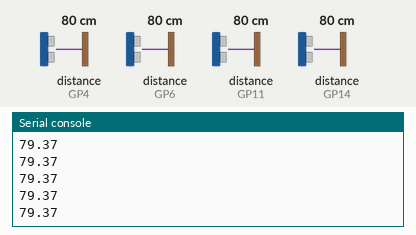
Bench run of a program on a simulated Raspberry Pi Pico running MicroPython. Shown: the last lines printed to the serial console. The inputs (shaded band) are chosen by the test bench; at power-on: distance to the obstacle (sensors on GP4, GP6, GP11, GP14) 80 cm. The echo pulse lasts 58.3 µs per cm.

Above: at 1.2 s.
1.3 s: distance to the obstacle (sensor on GP4) set to 2 cm
At 2.6 s:
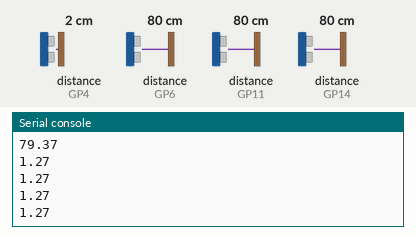
2.8 s: distance to the obstacle (sensor on GP4) set to 4 cm
At 3.5 s:
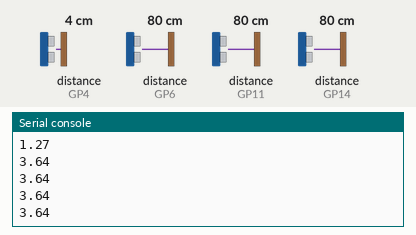
Timing chart, 0 to 5.8 s (numbered marks = the images above; inputs shaded):
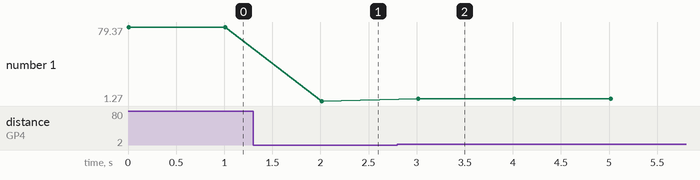

The program:

jsn.py
```python
from machine import Pin, I2C
import utime
trigger1 = Pin(5, Pin.OUT)
echo1 = Pin(4, Pin.IN)
trigger2 = Pin(7, Pin.OUT)
echo2 = Pin(6, Pin.IN)
trigger3 = Pin(10, Pin.OUT)
echo3 = Pin(11, Pin.IN)
trigger4 = Pin(13, Pin.OUT)
echo4 = Pin(14, Pin.IN)
def xd(timepassed):
    measured_time = timepassed
    distance_cm = (measured_time * 0.0343) / 2
    distance_cm = round(distance_cm,2)
    return distance_cm
while True:
    timepassed=0
    trigger1.low()
    trigger2.low()
    trigger3.low()
    trigger4.low()
    utime.sleep_us(2)
    trigger1.high()
    trigger2.high()
    trigger3.high()
    trigger4.high()
    utime.sleep_us(5)
    trigger1.low()
    trigger2.low()
    trigger3.low()
    trigger4.low()
    while echo1.value() == 0:
        signaloff1 = utime.ticks_us()
        signaloff2 = utime.ticks_us()
        signaloff3 = utime.ticks_us()
        signaloff4 = utime.ticks_us()
    while echo1.value() == 1:
        signalon1 = utime.ticks_us()
        signalon2 = utime.ticks_us()
        signalon3 = utime.ticks_us()
        signalon4 = utime.ticks_us()
    timepassed1 = signalon1 - signaloff1
    timepassed2 = signalon2 - signaloff2
    timepassed3 = signalon3 - signaloff3
    timepassed4 = signalon4 - signaloff4

    print(xd(timepassed1))
    print(xd(timepassed2))
    print(xd(timepassed3))
    print(xd(timepassed4))
    utime.sleep(1)
```

Measured:
- after the input at 1.3 s, the serial console: prints a new line after 0.71 s (image 1)
- after the input at 2.8 s, the serial console: prints a new line after 0.21 s (image 2)
- plotted number 1: 79.37 → 1.27 after the input at 1.3 s, 1.27 → 3.64 after the input at 2.8 s
